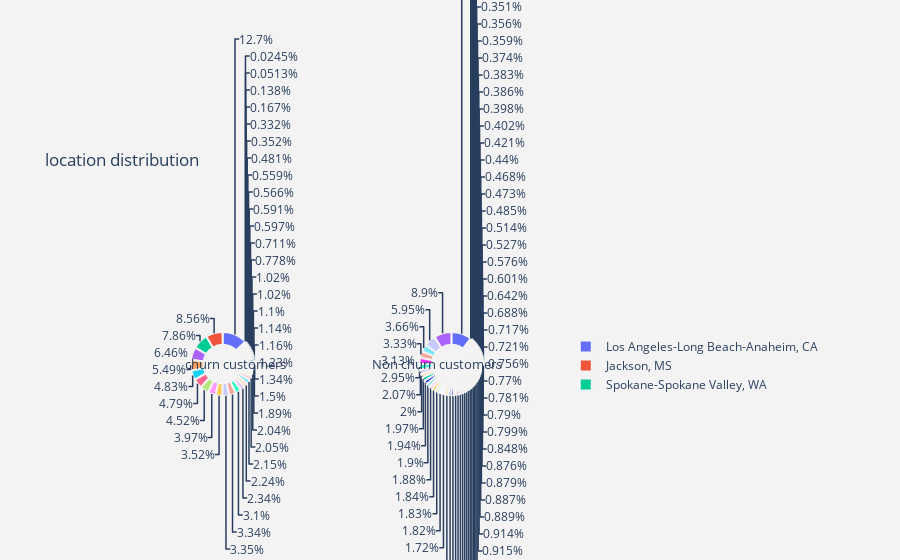

Source (notebook cell):
### Code cell
plot_pie('location')

### Figure 1 — Plotly figure (JSON) as saved in the notebook; plotly's stock layout.template omitted (floating-point values rounded to 4 significant figures)
{"data": [{"domain": {"x": [0, 0.48]}, "hole": 0.6, "hoverinfo": "label+percent+name", "labels": ["Los Angeles-Long Beach-Anaheim, CA", "Jackson, MS", "Spokane-Spokane Valley, WA", "New York-Newark-Jersey City, NY-NJ-PA", "Lexington-Fayette, KY", "Colorado Springs, CO", "Denver-Aurora-Lakewood, CO", "Selma, AL", "New Philadelphia-Dover, OH", "Philadelphia-Camden-Wilmington, PA-NJ-DE-MD", "Detroit-Warren-Dearborn, MI", "Orlando-Kissimmee-Sanford, FL", "Cleveland-Elyria, OH", "North Wilkesboro, NC", "Quincy, IL-MO", "Houston-The Woodlands-Sugar Land, TX", "Indianapolis-Carmel-Anderson, IN", "Oxnard-Thousand Oaks-Ventura, CA", "St. Louis, MO-IL", "San Francisco-Oakland-Hayward, CA", "Chicago-Naperville-Elgin, IL-IN-WI", "London, KY", "Little Rock-North Little Rock-Conway, AR", "Kansas City, MO-KS", "Greenville-Anderson-Mauldin, SC", "Albany-Schenectady-Troy, NY", "Flint, MI", "San Diego-Carlsbad, CA", "Dallas-Fort Worth-Arlington, TX", "Baltimore-Columbia-Towson, MD", "Miami-Fort Lauderdale-West Palm Beach, FL", "Bozeman, MT", "Phoenix-Mesa-Scottsdale, AZ", "Monroe, LA", "Washington-Arlington-Alexandria, DC-VA-MD-WV", "Virginia Beach-Norfolk-Newport News, VA-NC", "Birmingham-Hoover, AL", "Memphis, TN-MS-AR", "Albany, OR", "Corpus Christi, TX"], "marker": {"line": {"color": "rgb(243,243,243)", "width": 2}}, "name": "Churn Customers", "type": "pie", "values": [5677, 3839, 3526, 2899, 2464, 2168, 2149, 2027, 1781, 1580, 1502, 1498, 1392, 1050, 1003, 964, 918, 916, 848, 671, 600, 552, 520, 513, 494, 457, 456, 349, 319, 268, 265, 254, 251, 216, 158, 149, 75, 62, 23, 11]}, {"domain": {"x": [0.52, 1]}, "hole": 0.6, "hoverinfo": "label+percent+name", "labels": ["Los Angeles-Long Beach-Anaheim, CA", "New York-Newark-Jersey City, NY-NJ-PA", "Boston-Cambridge-Newton, MA-NH", "Houston-The Woodlands-Sugar Land, TX", "Charlotte-Concord-Gastonia, NC-SC", "Dallas-Fort Worth-Arlington, TX", "Louisville/Jefferson County, KY-IN", "Vineland-Bridgeton, NJ", "Wilson, NC", "Phoenix-Mesa-Scottsdale, AZ", "Chicago-Naperville-Elgin, IL-IN-WI", "Ionia, MI", "San Antonio-New Braunfels, TX", "Philadelphia-Camden-Wilmington, PA-NJ-DE-MD", "Danville, VA", "Atlanta-Sandy Springs-Roswell, GA", "St. Louis, MO-IL", "New Haven-Milford, CT", "Miami-Fort Lauderdale-West Palm Beach, FL", "Tallahassee, FL", "Washington-Arlington-Alexandria, DC-VA-MD-WV", "Pittsburgh, PA", "Columbus, GA-AL", "Syracuse, NY", "Concord, NH", "Tampa-St. Petersburg-Clearwater, FL", "Baltimore-Columbia-Towson, MD", "Riverside-San Bernardino-Ontario, CA", "Denver-Aurora-Lakewood, CO", "Morgantown, WV", "Manchester-Nashua, NH", "Atlantic City-Hammonton, NJ", "Minneapolis-St. Paul-Bloomington, MN-WI", "Billings, MT", "Jacksonville, NC", "Truckee-Grass Valley, CA", "Fairbanks, AK", "Kansas City, MO-KS", "Las Vegas-Henderson-Paradise, NV", "San Francisco-Oakland-Hayward, CA", "Kingsport-Bristol-Bristol, TN-VA", "Oklahoma City, OK", "Hartford-West Hartford-East Hartford, CT", "Sacramento--Roseville--Arden-Arcade, CA", "Bakersfield, CA", "Austin-Round Rock, TX", "Cookeville, TN", "San Jose-Sunnyvale-Santa Clara, CA", "Anchorage, AK", "Buffalo-Cheektowaga-Niagara Falls, NY", "Milwaukee-Waukesha-West Allis, WI", "Gainesville, FL", "Sterling, IL", "Greensboro-High Point, NC", "Price, UT", "Napa, CA", "Salinas, CA", "Hagerstown-Martinsburg, MD-WV", "Alexandria, LA", "Providence-Warwick, RI-MA", "Raleigh, NC", "Bridgeport-Stamford-Norwalk, CT", "Boulder, CO", "Myrtle Beach-Conway-North Myrtle Beach, SC-NC", "Detroit-Warren-Dearborn, MI", "Winston-Salem, NC", "Jacksonville, FL", "Allentown-Bethlehem-Easton, PA-NJ", "Laurel, MS", "Dubuque, IA", "Troy, AL", "Kankakee, IL", "London, KY", "San Diego-Carlsbad, CA", "Roanoke, VA", "Stockton-Lodi, CA", "McAllen-Edinburg-Mission, TX", "Logan, UT-ID", "Pontiac, IL", "Muncie, IN", "Dayton, OH", "Seattle-Tacoma-Bellevue, WA", "Santa Maria-Santa Barbara, CA", "Omaha-Council Bluffs, NE-IA", "Greenville-Anderson-Mauldin, SC", "Montgomery, AL", "Portland-Vancouver-Hillsboro, OR-WA", "Port St. Lucie, FL", "Duluth, MN-WI", "Virginia Beach-Norfolk-Newport News, VA-NC", "Cincinnati, OH-KY-IN", "Deltona-Daytona Beach-Ormond Beach, FL", "Indianapolis-Carmel-Anderson, IN", "Scranton--Wilkes-Barre--Hazleton, PA"], "marker": {"line": {"color": "rgb(243,243,243)", "width": 2}}, "name": "Non churn customers", "type": "pie", "values": [24420, 20747, 13864, 8535, 7765, 7286, 6880, 4825, 4659, 4595, 4514, 4428, 4373, 4297, 4257, 4236, 4010, 4007, 3499, 3216, 2932, 2912, 2716, 2677, 2544, 2475, 2442, 2404, 2304, 2278, 2220, 2176, 2134, 2132, 2130, 2073, 2067, 2049, 2042, 1976, 1863, 1842, 1820, 1796, 1762, 1682, 1672, 1603, 1496, 1402, 1342, 1229, 1198, 1131, 1102, 1091, 1026, 982, 938, 927, 899, 893, 872, 837, 830, 819, 818, 801, 795, 651, 630, 589, 446, 405, 394, 337, 324, 317, 315, 292, 259, 246, 217, 187, 174, 125, 119, 117, 107, 97, 88, 73, 52, 6]}], "layout": {"annotations": [{"font": {"size": 13}, "showarrow": false, "text": "churn customers", "x": 0.15, "y": 0.5}, {"font": {"size": 13}, "showarrow": false, "text": "Non churn customers", "x": 0.88, "y": 0.5}], "paper_bgcolor": "rgb(243,243,243)", "plot_bgcolor": "rgb(243,243,243)", "title": {"text": "location distribution"}}}
